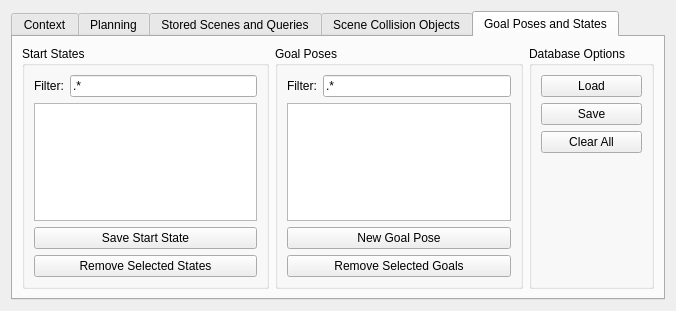
<?xml version="1.0" encoding="UTF-8"?>
<ui version="4.0">
 <class>MotionPlanningUI</class>
 <widget class="QWidget" name="MotionPlanningUI">
  <property name="geometry">
   <rect>
    <x>0</x>
    <y>0</y>
    <width>676</width>
    <height>311</height>
   </rect>
  </property>
  <property name="windowTitle">
   <string>MoveIt! Planning Frame</string>
  </property>
  <layout class="QVBoxLayout" name="verticalLayout_5">
   <item>
    <widget class="QTabWidget" name="tabWidget">
     <property name="sizePolicy">
      <sizepolicy hsizetype="Expanding" vsizetype="Expanding">
       <horstretch>0</horstretch>
       <verstretch>0</verstretch>
      </sizepolicy>
     </property>
     <property name="autoFillBackground">
      <bool>false</bool>
     </property>
     <property name="currentIndex">
      <number>4</number>
     </property>
     <widget class="QWidget" name="context">
      <attribute name="title">
       <string>Context</string>
      </attribute>
      <layout class="QVBoxLayout" name="verticalLayout_3">
       <item>
        <widget class="QGroupBox" name="groupBox1">
         <property name="title">
          <string>Planning Library</string>
         </property>
         <layout class="QHBoxLayout" name="horizontalLayout_8">
          <item>
           <widget class="QLabel" name="library_label">
            <property name="text">
             <string>Planning Library Name</string>
            </property>
           </widget>
          </item>
          <item>
           <spacer name="horizontalSpacer">
            <property name="orientation">
             <enum>Qt::Horizontal</enum>
            </property>
            <property name="sizeHint" stdset="0">
             <size>
              <width>40</width>
              <height>20</height>
             </size>
            </property>
           </spacer>
          </item>
          <item>
           <widget class="QComboBox" name="planning_algorithm_combo_box">
            <property name="sizePolicy">
             <sizepolicy hsizetype="MinimumExpanding" vsizetype="Fixed">
              <horstretch>0</horstretch>
              <verstretch>0</verstretch>
             </sizepolicy>
            </property>
           </widget>
          </item>
          <item>
           <widget class="QPushButton" name="publish_current_scene_button">
            <property name="text">
             <string>Publish Current Scene</string>
            </property>
           </widget>
          </item>
         </layout>
        </widget>
       </item>
       <item>
        <widget class="QGroupBox" name="groupBox0">
         <property name="title">
          <string>Warehouse Location</string>
         </property>
         <layout class="QHBoxLayout" name="horizontalLayout">
          <item>
           <widget class="QLabel" name="label_2">
            <property name="text">
             <string>Host:</string>
            </property>
           </widget>
          </item>
          <item>
           <widget class="QLineEdit" name="database_host">
            <property name="text">
             <string>127.0.0.1</string>
            </property>
           </widget>
          </item>
          <item>
           <widget class="QLabel" name="label_3">
            <property name="text">
             <string>Port:</string>
            </property>
           </widget>
          </item>
          <item>
           <widget class="QSpinBox" name="database_port">
            <property name="maximum">
             <number>65535</number>
            </property>
            <property name="value">
             <number>33829</number>
            </property>
           </widget>
          </item>
          <item>
           <widget class="QPushButton" name="database_connect_button">
            <property name="styleSheet">
             <string notr="true">color:green</string>
            </property>
            <property name="text">
             <string>Connect</string>
            </property>
            <property name="checkable">
             <bool>false</bool>
            </property>
            <property name="checked">
             <bool>false</bool>
            </property>
            <property name="default">
             <bool>false</bool>
            </property>
            <property name="flat">
             <bool>false</bool>
            </property>
           </widget>
          </item>
         </layout>
        </widget>
       </item>
       <item>
        <widget class="QCheckBox" name="collision_aware_ik">
         <property name="text">
          <string>Use Collision-Aware IK</string>
         </property>
         <property name="checked">
          <bool>true</bool>
         </property>
        </widget>
       </item>
       <item>
        <spacer name="verticalSpacer_5">
         <property name="orientation">
          <enum>Qt::Vertical</enum>
         </property>
         <property name="sizeHint" stdset="0">
          <size>
           <width>20</width>
           <height>40</height>
          </size>
         </property>
        </spacer>
       </item>
      </layout>
     </widget>
     <widget class="QWidget" name="planning">
      <attribute name="title">
       <string>Planning</string>
      </attribute>
      <layout class="QHBoxLayout" name="horizontalLayout_9">
       <item>
        <layout class="QVBoxLayout" name="verticalLayout_11">
         <item>
          <layout class="QHBoxLayout" name="horizontalLayout_7">
           <item>
            <widget class="QGroupBox" name="groupBox_9">
             <property name="title">
              <string>Commands</string>
             </property>
             <layout class="QVBoxLayout" name="verticalLayout_9">
              <item>
               <widget class="QPushButton" name="plan_button">
                <property name="text">
                 <string>Plan</string>
                </property>
               </widget>
              </item>
              <item>
               <widget class="QPushButton" name="execute_button">
                <property name="enabled">
                 <bool>false</bool>
                </property>
                <property name="text">
                 <string>Execute</string>
                </property>
               </widget>
              </item>
              <item>
               <widget class="QPushButton" name="plan_and_execute_button">
                <property name="text">
                 <string>Plan and Execute</string>
                </property>
               </widget>
              </item>
             </layout>
            </widget>
           </item>
           <item>
            <widget class="QGroupBox" name="groupBox_11">
             <property name="title">
              <string>Query</string>
             </property>
             <layout class="QVBoxLayout" name="verticalLayout_4">
              <item>
               <widget class="QPushButton" name="set_random_states_button">
                <property name="text">
                 <string>Set Random Query</string>
                </property>
               </widget>
              </item>
              <item>
               <widget class="QPushButton" name="set_start_to_current_button">
                <property name="text">
                 <string>Set Start To Current</string>
                </property>
               </widget>
              </item>
              <item>
               <widget class="QPushButton" name="set_goal_to_current_button">
                <property name="text">
                 <string>Set Goal To Current</string>
                </property>
               </widget>
              </item>
             </layout>
            </widget>
           </item>
          </layout>
         </item>
         <item>
          <widget class="QGroupBox" name="groupBox_12">
           <property name="title">
            <string>Workspace</string>
           </property>
           <layout class="QGridLayout" name="gridLayout">
            <item row="1" column="1">
             <widget class="QDoubleSpinBox" name="wcenter_x">
              <property name="sizePolicy">
               <sizepolicy hsizetype="Ignored" vsizetype="Fixed">
                <horstretch>0</horstretch>
                <verstretch>0</verstretch>
               </sizepolicy>
              </property>
              <property name="minimum">
               <double>-10000.000000000000000</double>
              </property>
              <property name="maximum">
               <double>10000.000000000000000</double>
              </property>
             </widget>
            </item>
            <item row="2" column="2">
             <widget class="QDoubleSpinBox" name="wsize_y">
              <property name="sizePolicy">
               <sizepolicy hsizetype="Ignored" vsizetype="Fixed">
                <horstretch>0</horstretch>
                <verstretch>0</verstretch>
               </sizepolicy>
              </property>
              <property name="minimum">
               <double>-10000.000000000000000</double>
              </property>
              <property name="maximum">
               <double>10000.000000000000000</double>
              </property>
              <property name="value">
               <double>2.000000000000000</double>
              </property>
             </widget>
            </item>
            <item row="1" column="2">
             <widget class="QDoubleSpinBox" name="wcenter_y">
              <property name="sizePolicy">
               <sizepolicy hsizetype="Ignored" vsizetype="Fixed">
                <horstretch>0</horstretch>
                <verstretch>0</verstretch>
               </sizepolicy>
              </property>
              <property name="minimum">
               <double>-10000.000000000000000</double>
              </property>
              <property name="maximum">
               <double>10000.000000000000000</double>
              </property>
             </widget>
            </item>
            <item row="1" column="3">
             <widget class="QDoubleSpinBox" name="wcenter_z">
              <property name="sizePolicy">
               <sizepolicy hsizetype="Ignored" vsizetype="Fixed">
                <horstretch>0</horstretch>
                <verstretch>0</verstretch>
               </sizepolicy>
              </property>
              <property name="minimum">
               <double>-10000.000000000000000</double>
              </property>
              <property name="maximum">
               <double>10000.000000000000000</double>
              </property>
             </widget>
            </item>
            <item row="2" column="3">
             <widget class="QDoubleSpinBox" name="wsize_z">
              <property name="sizePolicy">
               <sizepolicy hsizetype="Ignored" vsizetype="Fixed">
                <horstretch>0</horstretch>
                <verstretch>0</verstretch>
               </sizepolicy>
              </property>
              <property name="minimum">
               <double>-10000.000000000000000</double>
              </property>
              <property name="maximum">
               <double>10000.000000000000000</double>
              </property>
              <property name="value">
               <double>2.000000000000000</double>
              </property>
             </widget>
            </item>
            <item row="2" column="1">
             <widget class="QDoubleSpinBox" name="wsize_x">
              <property name="sizePolicy">
               <sizepolicy hsizetype="Ignored" vsizetype="Fixed">
                <horstretch>0</horstretch>
                <verstretch>0</verstretch>
               </sizepolicy>
              </property>
              <property name="wrapping">
               <bool>false</bool>
              </property>
              <property name="minimum">
               <double>-10000.000000000000000</double>
              </property>
              <property name="maximum">
               <double>10000.000000000000000</double>
              </property>
              <property name="value">
               <double>2.000000000000000</double>
              </property>
             </widget>
            </item>
            <item row="1" column="0">
             <widget class="QLabel" name="label_7">
              <property name="text">
               <string>Center (XYZ):</string>
              </property>
             </widget>
            </item>
            <item row="2" column="0">
             <widget class="QLabel" name="label_8">
              <property name="text">
               <string>Size (XYZ):</string>
              </property>
             </widget>
            </item>
           </layout>
          </widget>
         </item>
         <item>
          <spacer name="verticalSpacer_3">
           <property name="orientation">
            <enum>Qt::Vertical</enum>
           </property>
           <property name="sizeHint" stdset="0">
            <size>
             <width>20</width>
             <height>40</height>
            </size>
           </property>
          </spacer>
         </item>
        </layout>
       </item>
       <item>
        <widget class="QGroupBox" name="groupBox_10">
         <property name="title">
          <string>Options</string>
         </property>
         <layout class="QVBoxLayout" name="verticalLayout_10">
          <item>
           <layout class="QHBoxLayout" name="horizontalLayout_3">
            <item>
             <widget class="QLabel" name="label_9">
              <property name="text">
               <string>Planning Time (s):</string>
              </property>
             </widget>
            </item>
            <item>
             <widget class="QDoubleSpinBox" name="planning_time">
              <property name="sizePolicy">
               <sizepolicy hsizetype="Minimum" vsizetype="Fixed">
                <horstretch>0</horstretch>
                <verstretch>0</verstretch>
               </sizepolicy>
              </property>
              <property name="maximum">
               <double>300.000000000000000</double>
              </property>
              <property name="value">
               <double>5.000000000000000</double>
              </property>
             </widget>
            </item>
           </layout>
          </item>
          <item>
           <widget class="QCheckBox" name="allow_replanning">
            <property name="text">
             <string>Allow Replanning</string>
            </property>
            <property name="checked">
             <bool>false</bool>
            </property>
           </widget>
          </item>
          <item>
           <widget class="QCheckBox" name="allow_looking">
            <property name="text">
             <string>Allow Sensor Positioning</string>
            </property>
            <property name="checked">
             <bool>false</bool>
            </property>
           </widget>
          </item>
          <item>
           <widget class="QLabel" name="label_5">
            <property name="text">
             <string>Path Constraints:</string>
            </property>
           </widget>
          </item>
          <item>
           <widget class="QComboBox" name="path_constraints_combo_box"/>
          </item>
          <item>
           <layout class="QHBoxLayout" name="horizontalLayout_11">
            <item>
             <widget class="QLabel" name="label_6">
              <property name="text">
               <string>Goal Tolerance:</string>
              </property>
             </widget>
            </item>
            <item>
             <widget class="QDoubleSpinBox" name="goal_tolerance"/>
            </item>
           </layout>
          </item>
          <item>
           <spacer name="verticalSpacer_2">
            <property name="orientation">
             <enum>Qt::Vertical</enum>
            </property>
            <property name="sizeHint" stdset="0">
             <size>
              <width>20</width>
              <height>40</height>
             </size>
            </property>
           </spacer>
          </item>
         </layout>
        </widget>
       </item>
      </layout>
     </widget>
     <widget class="QWidget" name="stored_plans">
      <attribute name="title">
       <string>Stored Scenes and Queries</string>
      </attribute>
      <layout class="QGridLayout" name="gridLayout_3">
       <item row="1" column="0">
        <layout class="QVBoxLayout" name="verticalLayout">
         <item>
          <widget class="QGroupBox" name="groupBox_3">
           <property name="title">
            <string>Planning Scenes and Queries</string>
           </property>
           <layout class="QVBoxLayout" name="verticalLayout_7">
            <item>
             <widget class="QTreeWidget" name="planning_scene_tree">
              <property name="cursor" stdset="0">
               <cursorShape>PointingHandCursor</cursorShape>
              </property>
              <property name="editTriggers">
               <set>QAbstractItemView::DoubleClicked|QAbstractItemView::EditKeyPressed</set>
              </property>
              <property name="selectionMode">
               <enum>QAbstractItemView::SingleSelection</enum>
              </property>
              <property name="headerHidden">
               <bool>true</bool>
              </property>
              <property name="expandsOnDoubleClick">
               <bool>true</bool>
              </property>
              <property name="columnCount">
               <number>1</number>
              </property>
              <column>
               <property name="text">
                <string>1</string>
               </property>
              </column>
             </widget>
            </item>
           </layout>
          </widget>
         </item>
        </layout>
       </item>
       <item row="1" column="1">
        <layout class="QVBoxLayout" name="verticalLayout_2">
         <item>
          <widget class="QGroupBox" name="groupBox">
           <property name="title">
            <string>Saved Scenes</string>
           </property>
           <layout class="QGridLayout" name="gridLayout_5">
            <item row="0" column="0">
             <widget class="QPushButton" name="load_scene_button">
              <property name="enabled">
               <bool>false</bool>
              </property>
              <property name="text">
               <string>Load Scene</string>
              </property>
             </widget>
            </item>
            <item row="0" column="1">
             <widget class="QPushButton" name="load_query_button">
              <property name="enabled">
               <bool>false</bool>
              </property>
              <property name="text">
               <string>Load Query</string>
              </property>
             </widget>
            </item>
            <item row="1" column="0">
             <widget class="QPushButton" name="delete_scene_button">
              <property name="enabled">
               <bool>false</bool>
              </property>
              <property name="text">
               <string>Delete Scene</string>
              </property>
             </widget>
            </item>
            <item row="1" column="1">
             <widget class="QPushButton" name="delete_query_button">
              <property name="enabled">
               <bool>false</bool>
              </property>
              <property name="text">
               <string>Delete Query</string>
              </property>
             </widget>
            </item>
           </layout>
          </widget>
         </item>
         <item>
          <widget class="QGroupBox" name="groupBox_2">
           <property name="title">
            <string>Current Scene</string>
           </property>
           <layout class="QGridLayout" name="gridLayout_2">
            <item row="0" column="1">
             <widget class="QPushButton" name="save_scene_button">
              <property name="enabled">
               <bool>false</bool>
              </property>
              <property name="text">
               <string>Save Scene</string>
              </property>
             </widget>
            </item>
            <item row="0" column="0">
             <widget class="QPushButton" name="save_query_button">
              <property name="enabled">
               <bool>false</bool>
              </property>
              <property name="text">
               <string>Save Query</string>
              </property>
             </widget>
            </item>
            <item row="1" column="0" colspan="2">
             <spacer name="verticalSpacer_7">
              <property name="orientation">
               <enum>Qt::Vertical</enum>
              </property>
              <property name="sizeHint" stdset="0">
               <size>
                <width>20</width>
                <height>40</height>
               </size>
              </property>
             </spacer>
            </item>
           </layout>
          </widget>
         </item>
        </layout>
       </item>
      </layout>
     </widget>
     <widget class="QWidget" name="scene_collision_objects">
      <attribute name="title">
       <string>Scene Collision Objects</string>
      </attribute>
      <layout class="QGridLayout" name="gridLayout_4">
       <item row="0" column="0" rowspan="2">
        <widget class="QGroupBox" name="groupBox_8">
         <property name="toolTip">
          <string>Press Ctrl+C to duplicate an object</string>
         </property>
         <property name="title">
          <string>Scene Collision Objects</string>
         </property>
         <layout class="QGridLayout" name="gridLayout_8">
          <item row="1" column="1">
           <widget class="QPushButton" name="import_url_button">
            <property name="text">
             <string>Import URL</string>
            </property>
           </widget>
          </item>
          <item row="3" column="1">
           <widget class="QPushButton" name="clear_scene_button">
            <property name="text">
             <string>Clear</string>
            </property>
           </widget>
          </item>
          <item row="3" column="0">
           <widget class="QPushButton" name="remove_object_button">
            <property name="text">
             <string>Remove</string>
            </property>
           </widget>
          </item>
          <item row="0" column="0" colspan="2">
           <widget class="QListWidget" name="collision_objects_list">
            <property name="editTriggers">
             <set>QAbstractItemView::DoubleClicked|QAbstractItemView::EditKeyPressed</set>
            </property>
           </widget>
          </item>
          <item row="1" column="0">
           <widget class="QPushButton" name="import_file_button">
            <property name="text">
             <string>Import File</string>
            </property>
           </widget>
          </item>
         </layout>
        </widget>
       </item>
       <item row="0" column="1">
        <widget class="QGroupBox" name="groupBox_5">
         <property name="title">
          <string>Object Status</string>
         </property>
         <layout class="QVBoxLayout" name="verticalLayout_12">
          <item>
           <widget class="QLabel" name="object_status">
            <property name="enabled">
             <bool>false</bool>
            </property>
            <property name="frameShape">
             <enum>QFrame::StyledPanel</enum>
            </property>
            <property name="frameShadow">
             <enum>QFrame::Raised</enum>
            </property>
            <property name="text">
             <string>Status</string>
            </property>
            <property name="textFormat">
             <enum>Qt::AutoText</enum>
            </property>
           </widget>
          </item>
         </layout>
        </widget>
       </item>
       <item row="1" column="1">
        <widget class="QGroupBox" name="groupBox_4">
         <property name="title">
          <string>Manage Pose and Scale</string>
         </property>
         <layout class="QVBoxLayout" name="verticalLayout_6">
          <item>
           <layout class="QHBoxLayout" name="horizontalLayout_6">
            <item>
             <widget class="QLabel" name="label_4">
              <property name="text">
               <string>Position (XYZ): </string>
              </property>
             </widget>
            </item>
            <item>
             <widget class="QDoubleSpinBox" name="object_x">
              <property name="minimum">
               <double>-1000.000000000000000</double>
              </property>
              <property name="maximum">
               <double>1000.000000000000000</double>
              </property>
             </widget>
            </item>
            <item>
             <widget class="QDoubleSpinBox" name="object_y">
              <property name="minimum">
               <double>-1000.000000000000000</double>
              </property>
              <property name="maximum">
               <double>1000.000000000000000</double>
              </property>
             </widget>
            </item>
            <item>
             <widget class="QDoubleSpinBox" name="object_z">
              <property name="minimum">
               <double>-1000.000000000000000</double>
              </property>
              <property name="maximum">
               <double>1000.000000000000000</double>
              </property>
             </widget>
            </item>
           </layout>
          </item>
          <item>
           <layout class="QHBoxLayout" name="horizontalLayout_4">
            <item>
             <widget class="QLabel" name="label_13">
              <property name="text">
               <string>Rotation (RPY):</string>
              </property>
             </widget>
            </item>
            <item>
             <widget class="QDoubleSpinBox" name="object_rx">
              <property name="minimum">
               <double>-3.140000000000000</double>
              </property>
              <property name="maximum">
               <double>3.140000000000000</double>
              </property>
              <property name="singleStep">
               <double>0.200000000000000</double>
              </property>
             </widget>
            </item>
            <item>
             <widget class="QDoubleSpinBox" name="object_ry">
              <property name="minimum">
               <double>-3.140000000000000</double>
              </property>
              <property name="maximum">
               <double>3.140000000000000</double>
              </property>
              <property name="singleStep">
               <double>0.200000000000000</double>
              </property>
             </widget>
            </item>
            <item>
             <widget class="QDoubleSpinBox" name="object_rz">
              <property name="minimum">
               <double>-3.140000000000000</double>
              </property>
              <property name="maximum">
               <double>3.140000000000000</double>
              </property>
              <property name="singleStep">
               <double>0.200000000000000</double>
              </property>
             </widget>
            </item>
           </layout>
          </item>
          <item>
           <layout class="QHBoxLayout" name="horizontalLayout_5">
            <item>
             <widget class="QLabel" name="label">
              <property name="text">
               <string>Scale:</string>
              </property>
             </widget>
            </item>
            <item>
             <widget class="QLabel" name="label_17">
              <property name="text">
               <string>0%</string>
              </property>
             </widget>
            </item>
            <item>
             <widget class="QSlider" name="scene_scale">
              <property name="minimumSize">
               <size>
                <width>160</width>
                <height>0</height>
               </size>
              </property>
              <property name="maximum">
               <number>200</number>
              </property>
              <property name="value">
               <number>100</number>
              </property>
              <property name="sliderPosition">
               <number>100</number>
              </property>
              <property name="orientation">
               <enum>Qt::Horizontal</enum>
              </property>
              <property name="invertedAppearance">
               <bool>false</bool>
              </property>
              <property name="tickPosition">
               <enum>QSlider::NoTicks</enum>
              </property>
              <property name="tickInterval">
               <number>0</number>
              </property>
             </widget>
            </item>
            <item>
             <widget class="QLabel" name="label_18">
              <property name="text">
               <string>200%</string>
              </property>
             </widget>
            </item>
           </layout>
          </item>
          <item>
           <spacer name="verticalSpacer_4">
            <property name="orientation">
             <enum>Qt::Vertical</enum>
            </property>
            <property name="sizeHint" stdset="0">
             <size>
              <width>20</width>
              <height>40</height>
             </size>
            </property>
           </spacer>
          </item>
         </layout>
        </widget>
       </item>
      </layout>
     </widget>
     <widget class="QWidget" name="goal_poses_and_states">
      <attribute name="title">
       <string>Goal Poses and States</string>
      </attribute>
      <layout class="QHBoxLayout" name="horizontalLayout_2">
       <item>
        <widget class="QGroupBox" name="start_states_groupbox">
         <property name="toolTip">
          <string>Press Ctrl+C to duplicate an object</string>
         </property>
         <property name="title">
          <string>Start States</string>
         </property>
         <layout class="QGridLayout" name="gridLayout_6">
          <item row="0" column="1">
           <widget class="QLineEdit" name="load_states_filter_text">
            <property name="text">
             <string>.*</string>
            </property>
           </widget>
          </item>
          <item row="0" column="0">
           <widget class="QLabel" name="label_11">
            <property name="text">
             <string>Filter:</string>
            </property>
           </widget>
          </item>
          <item row="4" column="0" colspan="2">
           <widget class="QListWidget" name="start_states_list">
            <property name="editTriggers">
             <set>QAbstractItemView::DoubleClicked|QAbstractItemView::EditKeyPressed</set>
            </property>
            <property name="selectionMode">
             <enum>QAbstractItemView::MultiSelection</enum>
            </property>
           </widget>
          </item>
          <item row="5" column="0" colspan="2">
           <widget class="QPushButton" name="save_start_state_button">
            <property name="text">
             <string>Save Start State</string>
            </property>
           </widget>
          </item>
          <item row="6" column="0" colspan="2">
           <widget class="QPushButton" name="remove_start_state_button">
            <property name="text">
             <string>Remove Selected States</string>
            </property>
           </widget>
          </item>
         </layout>
        </widget>
       </item>
       <item>
        <widget class="QGroupBox" name="goal_poses_groupbox">
         <property name="toolTip">
          <string>Press Ctrl+C to duplicate an object</string>
         </property>
         <property name="title">
          <string>Goal Poses</string>
         </property>
         <layout class="QGridLayout" name="gridLayout_7">
          <item row="2" column="1">
           <widget class="QLineEdit" name="load_goals_filter_text">
            <property name="text">
             <string>.*</string>
            </property>
           </widget>
          </item>
          <item row="2" column="0">
           <widget class="QLabel" name="label_10">
            <property name="text">
             <string>Filter:</string>
            </property>
           </widget>
          </item>
          <item row="4" column="0" colspan="2">
           <widget class="QListWidget" name="goal_poses_list">
            <property name="editTriggers">
             <set>QAbstractItemView::DoubleClicked|QAbstractItemView::EditKeyPressed</set>
            </property>
            <property name="selectionMode">
             <enum>QAbstractItemView::ExtendedSelection</enum>
            </property>
           </widget>
          </item>
          <item row="5" column="0" colspan="2">
           <widget class="QPushButton" name="new_goal_pose_button">
            <property name="text">
             <string>New Goal Pose</string>
            </property>
           </widget>
          </item>
          <item row="6" column="0" colspan="2">
           <widget class="QPushButton" name="remove_goal_pose_button">
            <property name="text">
             <string>Remove Selected Goals</string>
            </property>
           </widget>
          </item>
         </layout>
        </widget>
       </item>
       <item>
        <widget class="QGroupBox" name="groupBox_6">
         <property name="title">
          <string>Database Options</string>
         </property>
         <layout class="QVBoxLayout" name="verticalLayout_15">
          <item>
           <widget class="QPushButton" name="load_from_db_button">
            <property name="text">
             <string>Load</string>
            </property>
           </widget>
          </item>
          <item>
           <widget class="QPushButton" name="save_on_db_button">
            <property name="text">
             <string>Save</string>
            </property>
           </widget>
          </item>
          <item>
           <widget class="QPushButton" name="delete_on_db_button">
            <property name="text">
             <string>Clear All</string>
            </property>
           </widget>
          </item>
          <item>
           <spacer name="verticalSpacer">
            <property name="orientation">
             <enum>Qt::Vertical</enum>
            </property>
            <property name="sizeHint" stdset="0">
             <size>
              <width>20</width>
              <height>40</height>
             </size>
            </property>
           </spacer>
          </item>
         </layout>
        </widget>
       </item>
      </layout>
     </widget>
    </widget>
   </item>
  </layout>
 </widget>
 <resources/>
 <connections/>
</ui>
